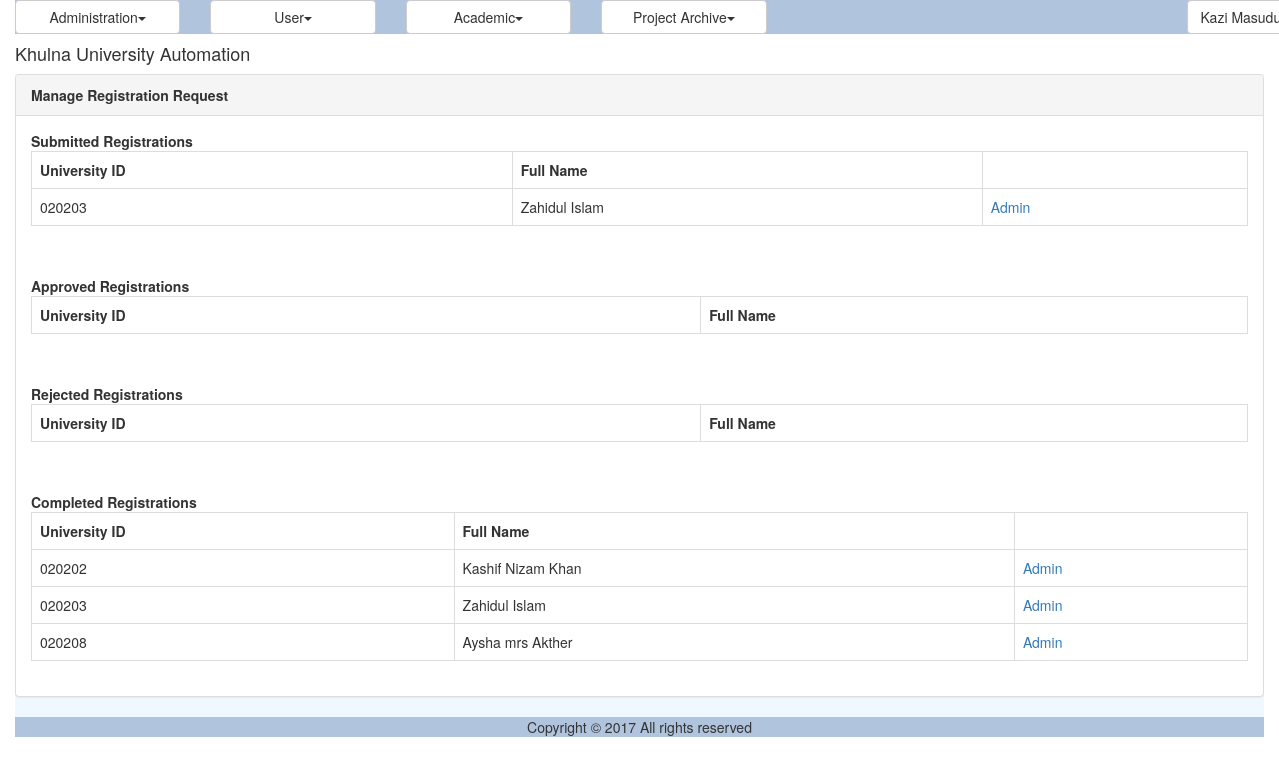
Page /manage_registration_request.php (signed in) on the earlier database version.
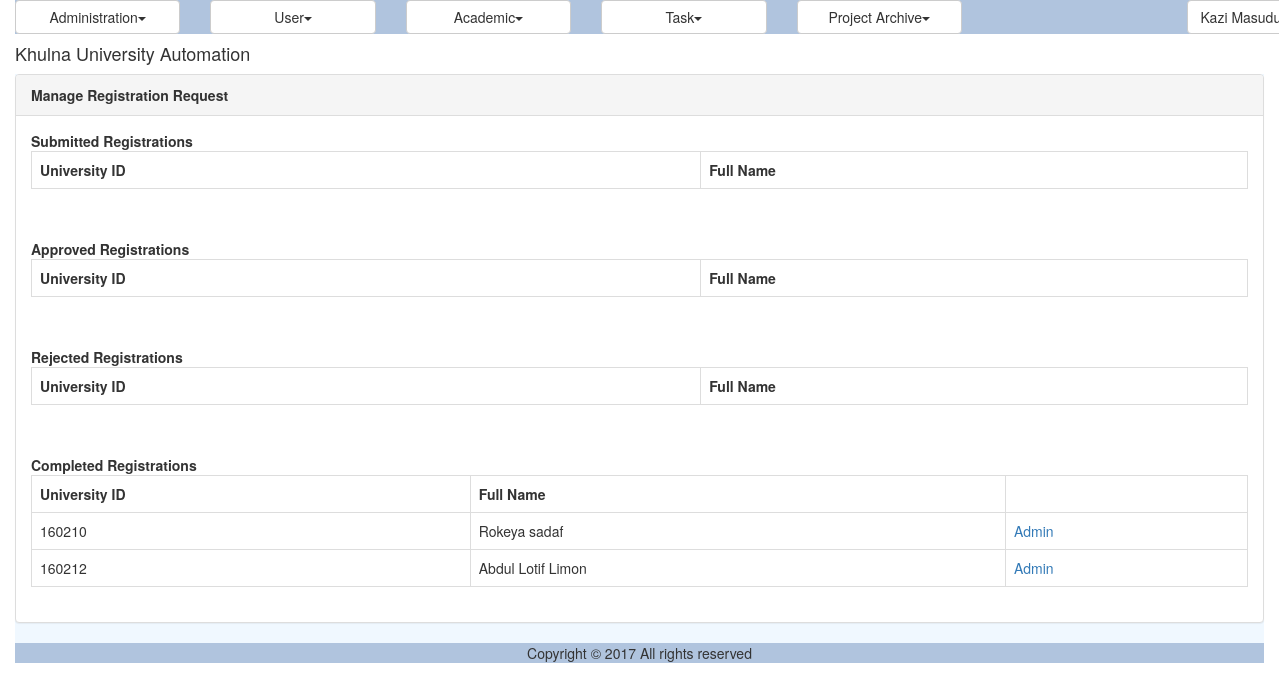
Same page on the later database version.
### tables this page shows
CREATE TABLE IF NOT EXISTS `ums_user` (
  `ID` varchar(40) NOT NULL,
  `UniversityID` varchar(20) NOT NULL,
  `Email` varchar(50) NOT NULL,
  `Password` varchar(255) NOT NULL,
  `FirstName` varchar(50) DEFAULT NULL,
  `MiddleName` varchar(50) DEFAULT NULL,
  `LastName` varchar(50) DEFAULT NULL,
  `DisciplineID` varchar(40) DEFAULT NULL,
  `Status` varchar(20) DEFAULT NULL,
  `IsLogged` varchar(10) DEFAULT NULL,
  `IsArchived` varchar(10) DEFAULT NULL,
  `IsDeleted` varchar(10) DEFAULT NULL,
  PRIMARY KEY (`ID`),
  UNIQUE KEY `Email` (`Email`),
  UNIQUE KEY `UniversityID` (`UniversityID`)
);

### common/class.common.inc (called while the page is built, shortened)
<?php
include_once 'class.common.user.inc';
class MenuXML{
    private $_Title;
    private $_Visible=0;
    public function getTitle(){
        return $this->_Title;
    }
    public function isVisible(){
        return $this->_Visible;
    }
}
class Result{
    private $_IsSuccess=0;
    private $_ResultObject;
    public function setIsSuccess($IsSuccess){
        $this->_IsSuccess = $IsSuccess;
    }
    public function getIsSuccess(){
        return $this->_IsSuccess;
    }
    public function setResultObject($ResultObject){
        $this->_ResultObject = $ResultObject;
    }
    public function getResultObject(){
        return $this->_ResultObject;
    }
}
?>

### util/class.util.inc (called while the page is built, shortened)
<?php
class ConfigUtil implements I_DBConfig, I_LogConfig, I_LanguageConfig{
	public static $s_instance;
	private $_host;
	private $_username;
	private $_password;
	private $_database;
	public static function getInstance() {
		if(!self::$s_instance) {
			self::$s_instance = new self();
		}
		return self::$s_instance;
	}
	private function readConfig(){
		$this->_ini_array = parse_ini_file(CONFIG.'system.ini');
		$this->_host =	$this->_ini_array['db_host'];
		$this->_username = $this->_ini_array['db_username'];
		$this->_password = $this->_ini_array['db_password'];
		$this->_database = $this->_ini_array['db_database'];
	}
	public function getDBHost(){
		return $this->_host;
	}
	public function getDBUserName(){
		return $this->_username;
	}
	public function getDBPassword(){
		return $this->_password;
	}
	public function getDBName(){
		return $this->_database;
	}
}
class DBUtil implements I_DBUtil {
	private static $s_instance;
	private $_host;
	private $_username;
	private $_password;
	private $_database;
	protected $_connection;
	protected $_result;
	public static function getInstance() {
		if(!self::$s_instance) {
			self::$s_instance = new self();
		}
		return self::$s_instance;
	}
	private function readDBConfig(){
		$_config = ConfigUtil::getInstance();
		$this->_host = $_config->getDBHost();
		$this->_username = $_config->getDBUserName();
		$this->_password = $_config->getDBPassword();
		$this->_database = $_config->getDBName();
	}
	private function setConnection(){
		$this->_connection = new mysqli($this->_host, $this->_username,
			$this->_password, $this->_database);
	}
	public function doQuery($sql) {
		$this->_result = $this->_connection->query($sql) or die(mysqli_error($this->_connection));
		return $this->_result;
	}
	public function getNumRows() {
		$this->_numRows = mysqli_num_rows($this->_result);
		return $this->_numRows;
	}
	public function getAllRows() {
		$rows = array();
		for($x = 0; $x < $this->getNumRows(); $x++) {
			$rows[] = mysqli_fetch_assoc($this->_result);
		}
		return $rows;
	}
	public function getTopRow() {
		return $this->_result->fetch_array();
	}
}
class LogUtil{
	private static $s_instance;
	public static function getInstance(){
		if(!self::$s_instance) {
			self::$s_instance = new self();
		}
		return self::$s_instance;
	}
}
class LangUtil{
	private static $s_instance;
	public static function getInstance() {
		if(!self::$s_instance) {
			self::$s_instance = new self();
		}
		return self::$s_instance;
	}
}
?>

### modules/registration/ui/blade/view.manage_registration_request.blade.inc (called while the page is built, shortened)
<?php
include_once UTILITY.'class.util.inc';
include_once MODULES_REGISTRATION.'bao/class.course_student_registrationbao.inc';
$_CourseStudentRegistrationBAO = new CourseStudentRegistrationBAO();
$globalUser = $_SESSION['globalUser'];
?>

### modules/registration/bao/class.course_student_registrationbao.inc (called while the page is built, shortened)
<?php
include_once UTILITY.'class.util.inc';
include_once MODULES_REGISTRATION.'dao/class.course_student_registraiondao.inc';
Class CourseStudentRegistrationBAO{
	private $_CourseStudentRegistrationDAO;
	public function __construct(){
		$this->_CourseStudentRegistrationDAO = new CourseStudentRegistrationDAO();
	}
	public function searchRegistrationRequest($Coordinator,$Status){
		$Result = $this->_CourseStudentRegistrationDAO
						->searchRegistrationRequest($Coordinator,$Status);
		return $Result;
	}
}
?>

### common/class.common.user.inc (called while the page is built, shortened)
<?php
class User{
    private $_ID;
    public function setID ( $ID ) {
        $this->_ID = $ID;
    }
    public function getID () {
        return $this->_ID;
    }
}
?>

### modules/registration/dao/class.course_student_registraiondao.inc (called while the page is built, shortened)
<?php
include_once COMMON.'class.common.inc';
include_once COMMON.'class.common.course.inc';
include_once UTILITY.'class.util.inc';
include_once 'class.coursedao.inc';
include_once MODULES_USER.'dao/class.userdao.inc';
Class CourseStudentRegistrationDAO{
	private $_DB;
	private $_UserDAO;
	public function __construct(){
		$this->_DB = DBUtil::getInstance();
		$this->_UserDAO = new UserDAO();
	}
	public function searchRegistrationRequest($Coordinator,$Status){
		$CourseStudentRegistrationList = array();
		$CoordinatorID = $Coordinator->getID();
		$SQL = "SELECT DISTINCT u.UniversityID, u.ID as StudentID
			    FROM reg_course_student_registration csr, ums_user u
			    Where csr.StudentID=u.ID AND
			    csr.Regs_TeacherID='$CoordinatorID' AND
			    csr.Status= '$Status' order by (u.UniversityID * 1) ASC";
		$this->_DB->doQuery($SQL);
		$rows = $this->_DB->getAllRows();
		for($i = 0; $i < sizeof($rows); $i++) {
			$row = $rows[$i];
			$this->_CourseStudentRegistration = new CourseStudentRegistration();
			$Student = new User();
			$Student->setID($row['StudentID']);
			$Result_Student = $this->_UserDAO->readUser($Student)->getResultObject();
			$this->_CourseStudentRegistration->setStudent($Result_Student);
		    $CourseStudentRegistrationList[]=$this->_CourseStudentRegistration;
		}
		$Result = new Result();
		$Result->setIsSuccess(1);
		$Result->setResultObject($CourseStudentRegistrationList);
		return $Result;
	}
}
?>

### modules/user/dao/class.userdao.inc (called while the page is built, shortened)
<?php
include_once COMMON.'class.common.inc';
include_once UTILITY.'class.util.inc';
include_once 'class.disciplinedao.inc';
Class UserDAO{
	private $_DB;
	private $_DisciplineDAO;
	public function __construct(){
		$this->_DB = DBUtil::getInstance();
		$this->_DisciplineDAO = new DisciplineDAO();
	}
	public function readUser($User){
		$SQL = "SELECT * FROM ums_user WHERE ID='".$User->getID()."'";
		$this->_DB->doQuery($SQL);
		$row = $this->_DB->getTopRow();
		$this->_User = new User();
	    $this->_User->setID ( $row['ID']);
	    $this->_User->setUniversityID ( $row['UniversityID'] );
	    $this->_User->setEmail ( $row['Email'] );
	    $this->_User->setPassword ( $row['Password'] );
	    $this->_User->setFirstName( $row['FirstName'] );
	    $this->_User->setMiddleName( $row['MiddleName'] );
	    $this->_User->setLastName( $row['LastName'] );
	    $Discipline = new Discipline();
	    $Discipline->setID($row['DisciplineID']);
	    $Discipline = $this->_DisciplineDAO->readDiscipline($Discipline)->getResultObject();
	    $this->_User->setDiscipline( $Discipline );
	    $this->_User->setIsArchived( $row['IsArchived'] );
	    $this->_User->setIsDeleted( $row['IsDeleted'] );
	 	$Result = new Result();
		$Result->setIsSuccess(1);
		$Result->setResultObject($this->_User);
		return $Result;
	}
}
?>

### common/class.common.course.inc (called while the page is built, shortened)
<?php
class Discipline{
    private $_ID;
    public function setID ( $ID ) {
        $this->_ID = $ID;
    }
    public function getID () {
        return $this->_ID;
    }
}
?>

### modules/user/dao/class.disciplinedao.inc (called while the page is built, shortened)
<?php
include_once COMMON.'class.common.inc';
include_once COMMON.'class.common.course.inc';
include_once UTILITY.'class.util.inc';
Class DisciplineDAO{
	private $_DB;
	public function __construct(){
		$this->_DB = DBUtil::getInstance();
	}
	public function readDiscipline($Discipline){
		$SQL = "SELECT * FROM ums_discipline where ID='".$Discipline->getID()."'";
		$this->_DB->doQuery($SQL);
		$row = $this->_DB->getTopRow();
		$this->_Discipline = new Discipline();
	    $this->_Discipline->setID ( $row['ID']);
	    $this->_Discipline->setName( $row['Name'] );
	    $this->_Discipline->setShortCode( $row['ShortCode'] );
		$School = new School();
		$School->setID($row['SchoolID']);
		$this->_DB->doQuery("SELECT * FROM ums_school where ID='".$row['SchoolID']."'");
		$schoolRow = $this->_DB->getTopRow();
		$School->setName($schoolRow['Name']);
		$this->_Discipline->setSchool($School);
	 	$Result = new Result();
		$Result->setIsSuccess(1);
		$Result->setResultObject($this->_Discipline);
		return $Result;
	}
}
?>

### modules/registration/ui/view.manage_registration_request.inc (the view, shortened to what the changed rows need)
<?php
include_once COMMON.'class.common.course.inc';
include_once COMMON.'class.common.user.inc';
include_once COMMON.'class.common.inc';
include_once 'blade/view.manage_registration_request.blade.inc';
?>
<div class="panel  panel-default">
<div class="panel-body"><strong>Submitted Registrations</strong>
<table class="table table-bordered">
	<?php
    $Result_Student = $_CourseStudentRegistrationBAO
                                ->searchRegistrationRequest($globalUser,'submitted');
		if(isset($Result_Student)&&$Result_Student->getIsSuccess())
		{
			$CourseStudentRegistrations = $Result_Student->getResultObject();
			?>
			<tr>
				<th>University ID</th>
				<th>Full Name</th>
			</tr>
			<?php
			for($i = 0; $i < sizeof($CourseStudentRegistrations); $i++) {
				$CourseStudentRegistration = $CourseStudentRegistrations[$i];
				?>
				<tr>
					<td>
					<?php echo $CourseStudentRegistration->getStudent()->getUniversityID(); ?>
					</td>
					<td><?php echo $CourseStudentRegistration->getStudent()->getFullName(); ?></td>
					<td>
					<a href="course_student_registration.php?id=
					<?php echo $CourseStudentRegistration->getStudent()->getID();?>&mode=admin">Admin</a>
					</td>
				</tr>
				<?php
			}
		}
		else{
		echo 'No students to display!';
	}
	?>
</table>
</div>
<div class="panel-body"><strong>Approved Registrations</strong>
<table class="table table-bordered">
	<?php
    $Result_Student = $_CourseStudentRegistrationBAO
                                ->searchRegistrationRequest($globalUser,'approved');
		if(isset($Result_Student)&&$Result_Student->getIsSuccess())
		{
			?>
			<tr>
				<th>University ID</th>
				<th>Full Name</th>
			</tr>
				<?php
		}
		else{
		echo 'No students to display!';
	}
	?>
</table>
</div>
<div class="panel-body"><strong>Rejected Registrations</strong>
<table class="table table-bordered">
	<?php
    $Result_Student = $_CourseStudentRegistrationBAO
                                ->searchRegistrationRequest($globalUser,'rejected');
		if(isset($Result_Student)&&$Result_Student->getIsSuccess())
		{
			?>
			<tr>
				<th>University ID</th>
				<th>Full Name</th>
			</tr>
				<?php
		}
		else{
		echo 'No students to display!';
	}
	?>
</table>
</div>
<div class="panel-body"><strong>Completed Registrations</strong>
<table class="table table-bordered">
	<?php
    $Result_Student = $_CourseStudentRegistrationBAO
                                ->searchRegistrationRequest($globalUser,'registered');
		if(isset($Result_Student)&&$Result_Student->getIsSuccess())
		{
			$CourseStudentRegistrations = $Result_Student->getResultObject();
			?>
			<tr>
				<th>University ID</th>
				<th>Full Name</th>
			</tr>
			<?php
			for($i = 0; $i < sizeof($CourseStudentRegistrations); $i++) {
				$CourseStudentRegistration = $CourseStudentRegistrations[$i];
				?>
				<tr>
					<td>
					<?php echo $CourseStudentRegistration->getStudent()->getUniversityID(); ?>
					</td>
					<td><?php echo $CourseStudentRegistration->getStudent()->getFullName(); ?></td>
					<td>
					<a href="course_student_registration.php?id=
					<?php echo $CourseStudentRegistration->getStudent()->getID();?>&mode=admin">Admin</a>
					</td>
				</tr>
				<?php
			}
		}
		else{
		echo 'No students to display!';
	}
	?>
</table>
</div>
</div>

### template/basic/menu.inc (shortened to what the changed rows need)
<?php
function print_top_menu($globalMenu,$logoutMenu)
{
	$menu_content='';
	if(isset($globalMenu)){
		$menu_content = 	'<div class="dropdown"><div class="row">';
		$menu_content = 	$menu_content.'<div class="col-sm-11">';
		$menu_content = 	$menu_content.build_top_nav_menu($globalMenu);
		$menu_content = 	$menu_content.'</div>';
		$menu_content = 	$menu_content.'<div class="col-sm-1">'.$logoutMenu;
		$menu_content = 	$menu_content.'</div>';
		$menu_content = 	$menu_content.'</div></div>';
	}
	return $menu_content;
}
function build_top_nav_menu($globalMenu){
	$superLayer = '<div class="row">';
	for ($i=0; $i < sizeof($globalMenu) ; $i++) {
		if($globalMenu[$i]->isVisible()){
 			$firstLayer  = '<div class="col-sm-2">';
    		$firstLayer  =  $firstLayer.'<button class="dropdown-toggle btn btn-default btn-block" type="button" data-toggle="dropdown">'.$globalMenu[$i]->getTitle().'<span class="caret"></span></button>';
    		$firstLayer  =  $firstLayer.'<ul class="dropdown-menu">';
			for ($j=0; $j <sizeof($globalMenu[$i]->_Child) ; $j++) {
				if($globalMenu[$i]->_Child[$j]->isVisible()){
					if(sizeof($globalMenu[$i]->_Child[$j]->_Child)>0){
						$secondLayer  =  '<li class="dropdown-submenu">
					        <a class="test" tabindex="-1" href="#">'.$globalMenu[$i]->_Child[$j]->getTitle().
					        '<span class="caret"></span></a>';
					    $secondLayer = $secondLayer.'<ul class="dropdown-menu">';
						for ($k=0; $k <sizeof($globalMenu[$i]->_Child[$j]->_Child) ; $k++) {
							if($globalMenu[$i]->_Child[$j]->_Child[$k]->isVisible()){
							$thirdLayer  = '<li><a tabindex="-1" href="'.
											$globalMenu[$i]->_Child[$j]->_Child[$k]->getLink().'">'.
											$globalMenu[$i]->_Child[$j]->_Child[$k]->getTitle().
											'</a></li>' ;
							$secondLayer  = $secondLayer  . $thirdLayer;
							}
						}
						$secondLayer = $secondLayer.'</ul></li>';
					}
					else{
						$secondLayer  = '<li><a tabindex="-1" href="#">'.$globalMenu[$i]->_Child[$j]->getTitle().
									'</a></li>';
	  				}
				$firstLayer  = $firstLayer  . $secondLayer;
				}
			}
		$firstLayer = $firstLayer . '<ul></div>';
		$superLayer = $superLayer . $firstLayer;
		}
	}
	$superLayer = $superLayer . '</div>';
	return $superLayer;
}
?>

Differences in the rows shown:
removed ums_user: UniversityID "020203", $CourseStudentRegistration->getStudent()->getFullName() "Zahidul Islam"
removed ums_user: UniversityID "020202", $CourseStudentRegistration->getStudent()->getFullName() "Kashif Nizam Khan"
removed ums_user: UniversityID "020208", $CourseStudentRegistration->getStudent()->getFullName() "Aysha mrs Akther"
added ums_user: UniversityID "160210", $CourseStudentRegistration->getStudent()->getFullName() "Rokeya sadaf", shown under "Khulna University Automation"
added ums_user: UniversityID "160212", $CourseStudentRegistration->getStudent()->getFullName() "Abdul Lotif Limon", shown under "Khulna University Automation"
Other differences:
$globalMenu[$i]->getTitle(): "Administration User Academic Project Archive" → "Administration User Academic Task Project Archive"
